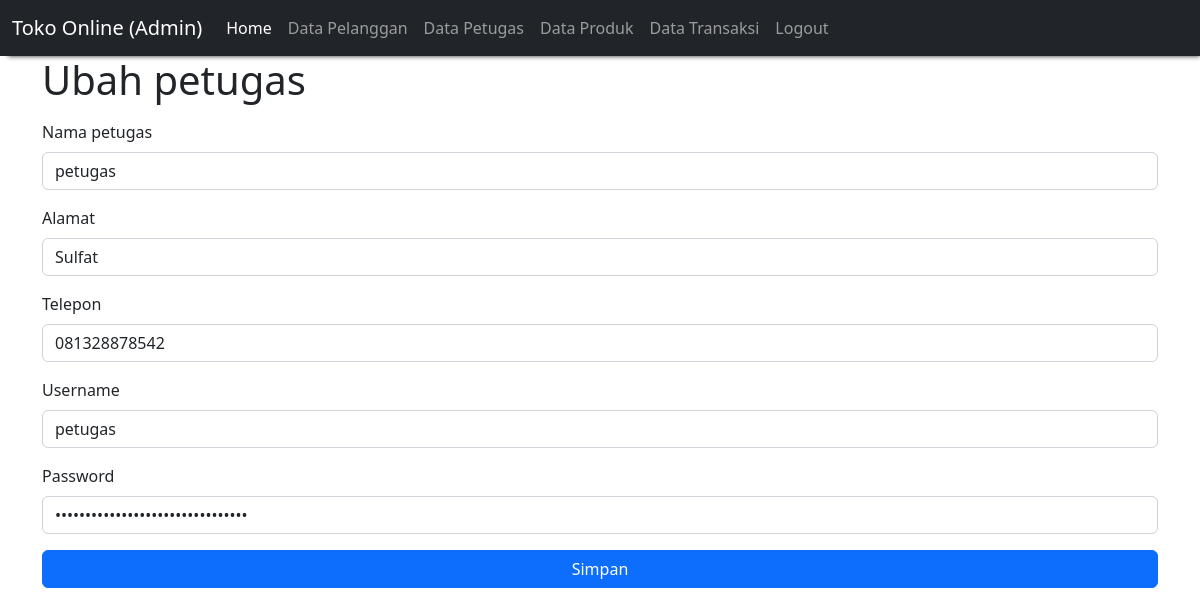
Page /admin/ubah_petugas.php?id=2 on the committed database.
### tables this page shows
CREATE TABLE `user` (
  `id` int(11) NOT NULL,
  `nama` varchar(50) NOT NULL,
  `alamat` text NOT NULL,
  `telp` varchar(50) NOT NULL,
  `username` varchar(50) NOT NULL,
  `password` varchar(255) NOT NULL,
  `role` enum('admin','petugas','pelanggan') NOT NULL
);

### admin/ubah_petugas.php (the view, shortened to what this page needs)
<?php
  include 'navbar.php';
?>
<!doctype html>
<html lang="en">
<head>
  <link href="https://cdn.jsdelivr.net/npm/bootstrap@5.2.0/dist/css/bootstrap.min.css" rel="stylesheet">
</head>
<body>
    <?php
    include "koneksi.php";
    $qry_get_user = mysqli_query($conn, "select * from user where id = '".$_GET['id']."'");
    $dt_user = mysqli_fetch_array($qry_get_user);
    ?>
    <div class="container">
    <h1>Ubah petugas</h1>
    <form action="proses_ubah_petugas.php" method="post">
        <div class="mb-3">
          <label for="nama" class="form-label">Nama petugas</label>
          <input type="text" class="form-control" id="nama" name="nama" value="<?= $dt_user['nama'] ?>" required>
        </div>
        <div class="mb-3">
          <label for="alamat" class="form-label">Alamat</label>
          <input type="text" class="form-control" id="alamat" name="alamat" value="<?= $dt_user['alamat'] ?>" required>
        </div>
        <div class="mb-3">
          <label for="telepon" class="form-label">Telepon</label>
          <input type="number" class="form-control" id="telp" name="telp" value="<?= $dt_user['telp'] ?>" required>
        </div>
        <div class="mb-3">
          <label for="username" class="form-label">Username</label>
          <input type="text" class="form-control" id="username" name="username" value="<?= $dt_user['username'] ?>" required>
        </div>
        <div class="mb-3">
          <label for="password" class="form-label">Password</label>
          <input type="password" class="form-control" id="password" name="password" value="<?= $dt_user['password'] ?>" required>
        </div>
        <input type="submit" value="Simpan" class="btn btn-primary w-100">
    </form>
  </div>
</body>
</html>

### rows in the picture
user: nama "petugas", alamat "Sulfat", telp "081328878542", username "petugas"
